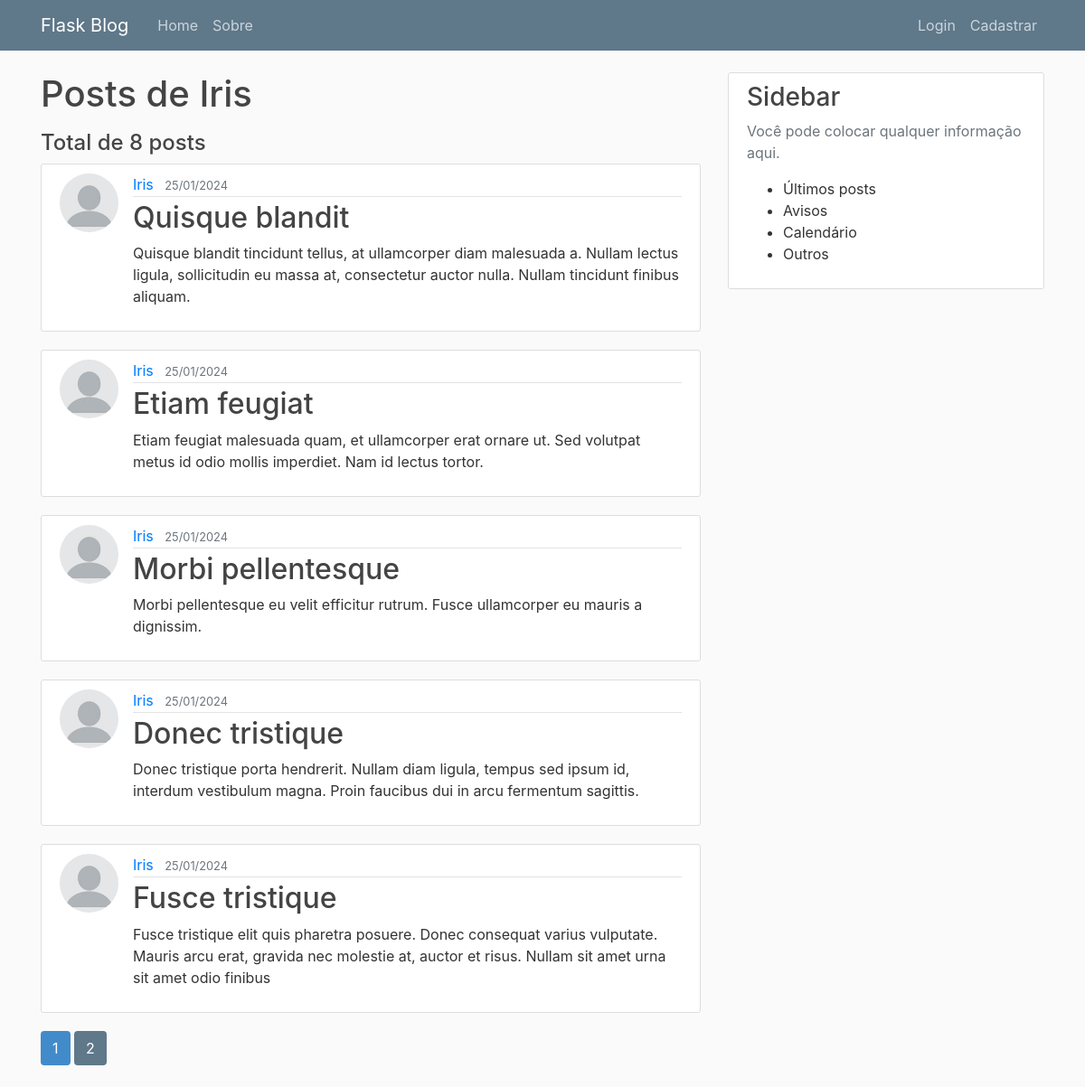
Screenshot of /usuario/Iris with the database file from the repository.
### flaskblog/models.py (models this page shows, shortened)
class User(db.Model, UserMixin):
    id = db.Column(db.Integer, primary_key=True)
    username = db.Column(db.String(20), unique=True, nullable=False)
    email = db.Column(db.String(120), unique=True, nullable=False)
    image_file = db.Column(db.String(20), nullable=False, default='default.jpg')
    password = db.Column(db.String(60), nullable=False)
    posts = db.relationship('Post', backref='author', lazy=True)

class Post(db.Model):
    id = db.Column(db.Integer, primary_key=True)
    title = db.Column(db.String(100), nullable=False)
    date_posted = db.Column(db.DateTime, nullable=False, default=datetime.utcnow)
    content = db.Column(db.Text, nullable=False)
    user_id = db.Column(db.Integer, db.ForeignKey('user.id'), nullable=False)

### flaskblog/users/routes.py (the view)
@users.route("/usuario/<string:username>")
def user_post(username):
    page = request.args.get('page', 1, type=int)
    user = User.query.filter_by(username=username).first_or_404()
    posts = Post.query.filter_by(author=user)\
        .order_by(Post.date_posted.desc())\
        .paginate(page=page, per_page=5)
    return render_template('usuario_post.html', posts=posts, user=user)

### flaskblog/templates/usuario_post.html
{% extends 'layout.html' %}
{% block content %}
    <h1 class="mb-3">Posts de {{ user.username }}</h1>
    <h4 >Total de {{posts.total}} posts</h4>
    {% for post in posts.items %}
        <article class="media content-section">
            <img class="rounded-circle article-img" src="{{ url_for('static', filename='profile_pics/' + post.author.image_file) }}">
            <div class="media-body">
                <div class="article-metadata">
                    <a class="mr-2" href="{{ url_for('users.user_post', username=post.author.username) }}">{{ post.author.username }}</a>
                    <small class="text-muted">{{ post.date_posted.strftime('%d/%m/%Y') }}</small>
                </div>
                <h2><a class="article-title" href="{{ url_for('posts.post', post_id=post.id) }}">{{ post.title }}</a></h2>
                <p class="article-content">{{ post.content }}</p>
            </div>
        </article>
    {% endfor %}
    {% for page_num in posts.iter_pages(left_edge=1, right_edge=1, left_current=1, right_current=2) %}
        {% if page_num %}
            {% if posts.page == page_num %}
                <a class="btn btn-pagination mb-4" href="{{ url_for('users.user_post', username=user.username, page=page_num) }}">{{ page_num }}</a>
            {% else %}
                <a class="btn btn-pagination-current mb-4" href="{{ url_for('users.user_post', username=user.username, page=page_num) }}">{{ page_num }}</a>
            {% endif %}
            {% else %}
                ...
        {% endif %}
    {% endfor %}
{% endblock content %}

### flaskblog/static/main.css (style rules this page uses)
body { background: #fafafa; color: #333333; margin-top: 5rem; }
h1, h2, h3, h4, h5, h6 { color: #444444; }
.content-section { background: #ffffff; padding: 10px 20px; border: 1px solid #dddddd; border-radius: 3px; margin-bottom: 20px; }
.article-title { color: #444444; }
.article-content { white-space: pre-line; }
.article-img { height: 65px; width: 65px; margin-right: 16px; }
.article-metadata { padding-bottom: 1px; margin-bottom: 4px; border-bottom: 1px solid #e3e3e3 }
.btn-pagination { color: #ffffff; background-color: #428bca; }
.btn-pagination-current { color: #ffffff; background-color: #5f788a; }

### rows the page displays
User: username "Iris"
Post: image_file (picture), author.username "Iris", date_posted "25/01/2024", title "Quisque blandit", content "Quisque blandit tincidunt tellus, at ullamcorper diam malesuada a. Nullam lectus ligula, sollicitudin eu massa at, consectetur auctor nulla. Nullam tincidunt finibus aliquam."
Post: image_file (picture), author.username "Iris", date_posted "25/01/2024", title "Etiam feugiat", content "Etiam feugiat malesuada quam, et ullamcorper erat ornare ut. Sed volutpat metus id odio mollis imperdiet. Nam id lectus tortor."
Post: image_file (picture), author.username "Iris", date_posted "25/01/2024", title "Morbi pellentesque", content "Morbi pellentesque eu velit efficitur rutrum. Fusce ullamcorper eu mauris a dignissim."
Post: image_file (picture), author.username "Iris", date_posted "25/01/2024", title "Donec tristique", content "Donec tristique porta hendrerit. Nullam diam ligula, tempus sed ipsum id, interdum vestibulum magna. Proin faucibus dui in arcu fermentum sagittis."
Post: image_file (picture), author.username "Iris", date_posted "25/01/2024", title "Fusce tristique", content "Fusce tristique elit quis pharetra posuere. Donec consequat varius vulputate. Mauris arcu erat, gravida nec molestie at, auctor et risus. Nullam sit amet urna sit amet odio finibus"

### other values shown
{{ posts.total }} "8"
{{ page_num }} "1"
{{ page_num }} "2"
